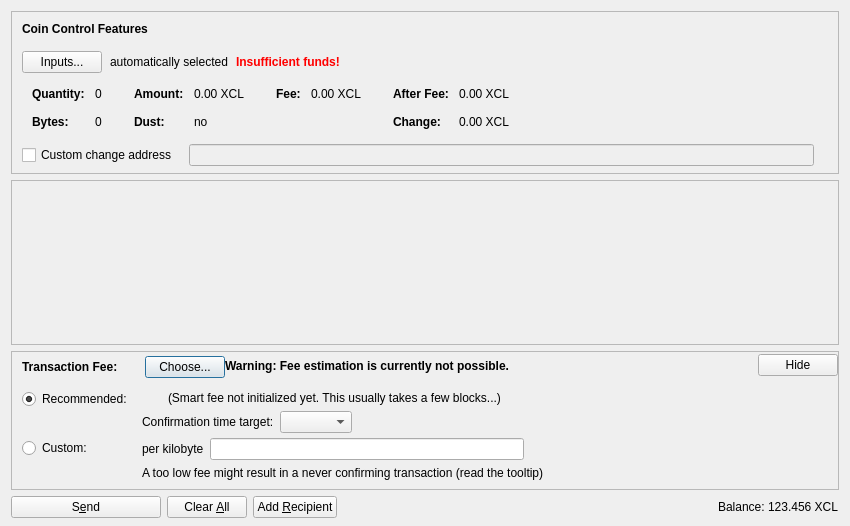
<?xml version="1.0" encoding="UTF-8"?>
<ui version="4.0">
 <class>SendCoinsDialog</class>
 <widget class="QDialog" name="SendCoinsDialog">
  <property name="geometry">
   <rect>
    <x>0</x>
    <y>0</y>
    <width>850</width>
    <height>526</height>
   </rect>
  </property>
  <property name="windowTitle">
   <string>Send Coins</string>
  </property>
  <layout class="QVBoxLayout" name="verticalLayout" stretch="0,1,0,0">
   <property name="bottomMargin">
    <number>8</number>
   </property>
   <item>
    <widget class="QFrame" name="frameCoinControl">
     <property name="sizePolicy">
      <sizepolicy hsizetype="Expanding" vsizetype="Expanding">
       <horstretch>0</horstretch>
       <verstretch>0</verstretch>
      </sizepolicy>
     </property>
     <property name="maximumSize">
      <size>
       <width>16777215</width>
       <height>16777215</height>
      </size>
     </property>
     <property name="frameShape">
      <enum>QFrame::StyledPanel</enum>
     </property>
     <property name="frameShadow">
      <enum>QFrame::Sunken</enum>
     </property>
     <layout class="QVBoxLayout" name="verticalLayoutCoinControl2">
      <property name="spacing">
       <number>0</number>
      </property>
      <property name="leftMargin">
       <number>0</number>
      </property>
      <property name="topMargin">
       <number>0</number>
      </property>
      <property name="rightMargin">
       <number>0</number>
      </property>
      <property name="bottomMargin">
       <number>6</number>
      </property>
      <item>
       <layout class="QVBoxLayout" name="verticalLayoutCoinControl" stretch="0,0,0,0,1">
        <property name="spacing">
         <number>0</number>
        </property>
        <property name="leftMargin">
         <number>10</number>
        </property>
        <property name="topMargin">
         <number>10</number>
        </property>
        <item>
         <layout class="QHBoxLayout" name="horizontalLayoutCoinControl1">
          <property name="bottomMargin">
           <number>15</number>
          </property>
          <item>
           <widget class="QLabel" name="labelCoinControlFeatures">
            <property name="sizePolicy">
             <sizepolicy hsizetype="Preferred" vsizetype="Maximum">
              <horstretch>0</horstretch>
              <verstretch>0</verstretch>
             </sizepolicy>
            </property>
            <property name="font">
             <font>
              <weight>75</weight>
              <bold>true</bold>
             </font>
            </property>
            <property name="styleSheet">
             <string notr="true">font-weight:bold;</string>
            </property>
            <property name="text">
             <string>Coin Control Features</string>
            </property>
           </widget>
          </item>
         </layout>
        </item>
        <item>
         <layout class="QHBoxLayout" name="horizontalLayoutCoinControl2" stretch="0,0,0,0">
          <property name="spacing">
           <number>8</number>
          </property>
          <property name="bottomMargin">
           <number>10</number>
          </property>
          <item>
           <widget class="QPushButton" name="pushButtonCoinControl">
            <property name="styleSheet">
             <string notr="true"/>
            </property>
            <property name="text">
             <string>Inputs...</string>
            </property>
            <property name="autoDefault">
             <bool>false</bool>
            </property>
           </widget>
          </item>
          <item>
           <widget class="QLabel" name="labelCoinControlAutomaticallySelected">
            <property name="text">
             <string>automatically selected</string>
            </property>
            <property name="margin">
             <number>5</number>
            </property>
           </widget>
          </item>
          <item>
           <widget class="QLabel" name="labelCoinControlInsuffFunds">
            <property name="font">
             <font>
              <weight>75</weight>
              <bold>true</bold>
             </font>
            </property>
            <property name="styleSheet">
             <string notr="true">color:red;font-weight:bold;</string>
            </property>
            <property name="text">
             <string>Insufficient funds!</string>
            </property>
            <property name="margin">
             <number>5</number>
            </property>
           </widget>
          </item>
          <item>
           <spacer name="horizontalSpacerCoinControl">
            <property name="orientation">
             <enum>Qt::Horizontal</enum>
            </property>
            <property name="sizeHint" stdset="0">
             <size>
              <width>40</width>
              <height>1</height>
             </size>
            </property>
           </spacer>
          </item>
         </layout>
        </item>
        <item>
         <widget class="QWidget" name="widgetCoinControl" native="true">
          <property name="sizePolicy">
           <sizepolicy hsizetype="Preferred" vsizetype="Preferred">
            <horstretch>0</horstretch>
            <verstretch>0</verstretch>
           </sizepolicy>
          </property>
          <property name="minimumSize">
           <size>
            <width>0</width>
            <height>0</height>
           </size>
          </property>
          <property name="styleSheet">
           <string notr="true"/>
          </property>
          <layout class="QHBoxLayout" name="horizontalLayoutCoinControl5">
           <property name="leftMargin">
            <number>0</number>
           </property>
           <property name="topMargin">
            <number>0</number>
           </property>
           <property name="rightMargin">
            <number>0</number>
           </property>
           <property name="bottomMargin">
            <number>0</number>
           </property>
           <item>
            <layout class="QHBoxLayout" name="horizontalLayoutCoinControl3" stretch="0,0,0,1">
             <property name="spacing">
              <number>20</number>
             </property>
             <property name="topMargin">
              <number>0</number>
             </property>
             <property name="bottomMargin">
              <number>10</number>
             </property>
             <item>
              <layout class="QFormLayout" name="formLayoutCoinControl1">
               <property name="horizontalSpacing">
                <number>10</number>
               </property>
               <property name="verticalSpacing">
                <number>14</number>
               </property>
               <property name="leftMargin">
                <number>10</number>
               </property>
               <property name="topMargin">
                <number>4</number>
               </property>
               <property name="rightMargin">
                <number>6</number>
               </property>
               <item row="0" column="0">
                <widget class="QLabel" name="labelCoinControlQuantityText">
                 <property name="font">
                  <font>
                   <weight>75</weight>
                   <bold>true</bold>
                  </font>
                 </property>
                 <property name="text">
                  <string>Quantity:</string>
                 </property>
                 <property name="margin">
                  <number>0</number>
                 </property>
                </widget>
               </item>
               <item row="0" column="1">
                <widget class="QLabel" name="labelCoinControlQuantity">
                 <property name="cursor">
                  <cursorShape>IBeamCursor</cursorShape>
                 </property>
                 <property name="contextMenuPolicy">
                  <enum>Qt::ActionsContextMenu</enum>
                 </property>
                 <property name="text">
                  <string notr="true">0</string>
                 </property>
                 <property name="margin">
                  <number>0</number>
                 </property>
                 <property name="textInteractionFlags">
                  <set>Qt::LinksAccessibleByMouse|Qt::TextSelectableByKeyboard|Qt::TextSelectableByMouse</set>
                 </property>
                </widget>
               </item>
               <item row="1" column="0">
                <widget class="QLabel" name="labelCoinControlBytesText">
                 <property name="font">
                  <font>
                   <weight>75</weight>
                   <bold>true</bold>
                  </font>
                 </property>
                 <property name="text">
                  <string>Bytes:</string>
                 </property>
                </widget>
               </item>
               <item row="1" column="1">
                <widget class="QLabel" name="labelCoinControlBytes">
                 <property name="cursor">
                  <cursorShape>IBeamCursor</cursorShape>
                 </property>
                 <property name="contextMenuPolicy">
                  <enum>Qt::ActionsContextMenu</enum>
                 </property>
                 <property name="text">
                  <string notr="true">0</string>
                 </property>
                 <property name="textInteractionFlags">
                  <set>Qt::LinksAccessibleByMouse|Qt::TextSelectableByKeyboard|Qt::TextSelectableByMouse</set>
                 </property>
                </widget>
               </item>
              </layout>
             </item>
             <item>
              <layout class="QFormLayout" name="formLayoutCoinControl2">
               <property name="horizontalSpacing">
                <number>10</number>
               </property>
               <property name="verticalSpacing">
                <number>14</number>
               </property>
               <property name="leftMargin">
                <number>6</number>
               </property>
               <property name="topMargin">
                <number>4</number>
               </property>
               <property name="rightMargin">
                <number>6</number>
               </property>
               <item row="0" column="0">
                <widget class="QLabel" name="labelCoinControlAmountText">
                 <property name="font">
                  <font>
                   <weight>75</weight>
                   <bold>true</bold>
                  </font>
                 </property>
                 <property name="text">
                  <string>Amount:</string>
                 </property>
                 <property name="margin">
                  <number>0</number>
                 </property>
                </widget>
               </item>
               <item row="0" column="1">
                <widget class="QLabel" name="labelCoinControlAmount">
                 <property name="cursor">
                  <cursorShape>IBeamCursor</cursorShape>
                 </property>
                 <property name="contextMenuPolicy">
                  <enum>Qt::ActionsContextMenu</enum>
                 </property>
                 <property name="text">
                  <string notr="true">0.00 XCL</string>
                 </property>
                 <property name="textInteractionFlags">
                  <set>Qt::LinksAccessibleByMouse|Qt::TextSelectableByKeyboard|Qt::TextSelectableByMouse</set>
                 </property>
                </widget>
               </item>
               <item row="1" column="0">
                <widget class="QLabel" name="labelCoinControlLowOutputText">
                 <property name="font">
                  <font>
                   <weight>75</weight>
                   <bold>true</bold>
                  </font>
                 </property>
                 <property name="text">
                  <string>Dust:</string>
                 </property>
                </widget>
               </item>
               <item row="1" column="1">
                <widget class="QLabel" name="labelCoinControlLowOutput">
                 <property name="cursor">
                  <cursorShape>IBeamCursor</cursorShape>
                 </property>
                 <property name="contextMenuPolicy">
                  <enum>Qt::ActionsContextMenu</enum>
                 </property>
                 <property name="text">
                  <string notr="true">no</string>
                 </property>
                 <property name="textInteractionFlags">
                  <set>Qt::LinksAccessibleByMouse|Qt::TextSelectableByKeyboard|Qt::TextSelectableByMouse</set>
                 </property>
                </widget>
               </item>
              </layout>
             </item>
             <item>
              <layout class="QFormLayout" name="formLayoutCoinControl3">
               <property name="horizontalSpacing">
                <number>10</number>
               </property>
               <property name="verticalSpacing">
                <number>14</number>
               </property>
               <property name="leftMargin">
                <number>6</number>
               </property>
               <property name="topMargin">
                <number>4</number>
               </property>
               <property name="rightMargin">
                <number>6</number>
               </property>
               <item row="0" column="0">
                <widget class="QLabel" name="labelCoinControlFeeText">
                 <property name="font">
                  <font>
                   <weight>75</weight>
                   <bold>true</bold>
                  </font>
                 </property>
                 <property name="text">
                  <string>Fee:</string>
                 </property>
                 <property name="margin">
                  <number>0</number>
                 </property>
                </widget>
               </item>
               <item row="0" column="1">
                <widget class="QLabel" name="labelCoinControlFee">
                 <property name="cursor">
                  <cursorShape>IBeamCursor</cursorShape>
                 </property>
                 <property name="contextMenuPolicy">
                  <enum>Qt::ActionsContextMenu</enum>
                 </property>
                 <property name="text">
                  <string notr="true">0.00 XCL</string>
                 </property>
                 <property name="textInteractionFlags">
                  <set>Qt::LinksAccessibleByMouse|Qt::TextSelectableByKeyboard|Qt::TextSelectableByMouse</set>
                 </property>
                </widget>
               </item>
              </layout>
             </item>
             <item>
              <layout class="QFormLayout" name="formLayoutCoinControl4">
               <property name="horizontalSpacing">
                <number>10</number>
               </property>
               <property name="verticalSpacing">
                <number>14</number>
               </property>
               <property name="leftMargin">
                <number>6</number>
               </property>
               <property name="topMargin">
                <number>4</number>
               </property>
               <property name="rightMargin">
                <number>6</number>
               </property>
               <item row="0" column="0">
                <widget class="QLabel" name="labelCoinControlAfterFeeText">
                 <property name="font">
                  <font>
                   <weight>75</weight>
                   <bold>true</bold>
                  </font>
                 </property>
                 <property name="text">
                  <string>After Fee:</string>
                 </property>
                 <property name="margin">
                  <number>0</number>
                 </property>
                </widget>
               </item>
               <item row="0" column="1">
                <widget class="QLabel" name="labelCoinControlAfterFee">
                 <property name="cursor">
                  <cursorShape>IBeamCursor</cursorShape>
                 </property>
                 <property name="contextMenuPolicy">
                  <enum>Qt::ActionsContextMenu</enum>
                 </property>
                 <property name="text">
                  <string notr="true">0.00 XCL</string>
                 </property>
                 <property name="textInteractionFlags">
                  <set>Qt::LinksAccessibleByMouse|Qt::TextSelectableByKeyboard|Qt::TextSelectableByMouse</set>
                 </property>
                </widget>
               </item>
               <item row="1" column="0">
                <widget class="QLabel" name="labelCoinControlChangeText">
                 <property name="font">
                  <font>
                   <weight>75</weight>
                   <bold>true</bold>
                  </font>
                 </property>
                 <property name="text">
                  <string>Change:</string>
                 </property>
                </widget>
               </item>
               <item row="1" column="1">
                <widget class="QLabel" name="labelCoinControlChange">
                 <property name="cursor">
                  <cursorShape>IBeamCursor</cursorShape>
                 </property>
                 <property name="contextMenuPolicy">
                  <enum>Qt::ActionsContextMenu</enum>
                 </property>
                 <property name="text">
                  <string notr="true">0.00 XCL</string>
                 </property>
                 <property name="textInteractionFlags">
                  <set>Qt::LinksAccessibleByMouse|Qt::TextSelectableByKeyboard|Qt::TextSelectableByMouse</set>
                 </property>
                </widget>
               </item>
              </layout>
             </item>
            </layout>
           </item>
          </layout>
         </widget>
        </item>
        <item>
         <layout class="QHBoxLayout" name="horizontalLayoutCoinControl4" stretch="0,0,0">
          <property name="spacing">
           <number>12</number>
          </property>
          <property name="sizeConstraint">
           <enum>QLayout::SetDefaultConstraint</enum>
          </property>
          <property name="topMargin">
           <number>5</number>
          </property>
          <property name="rightMargin">
           <number>5</number>
          </property>
          <item>
           <widget class="QCheckBox" name="checkBoxCoinControlChange">
            <property name="toolTip">
             <string>If this is activated, but the change address is empty or invalid, change will be sent to a newly generated address.</string>
            </property>
            <property name="text">
             <string>Custom change address</string>
            </property>
           </widget>
          </item>
          <item>
           <widget class="QValidatedLineEdit" name="lineEditCoinControlChange">
            <property name="enabled">
             <bool>false</bool>
            </property>
            <property name="sizePolicy">
             <sizepolicy hsizetype="Expanding" vsizetype="Fixed">
              <horstretch>0</horstretch>
              <verstretch>0</verstretch>
             </sizepolicy>
            </property>
           </widget>
          </item>
          <item>
           <widget class="QLabel" name="labelCoinControlChangeLabel">
            <property name="sizePolicy">
             <sizepolicy hsizetype="Preferred" vsizetype="Expanding">
              <horstretch>0</horstretch>
              <verstretch>0</verstretch>
             </sizepolicy>
            </property>
            <property name="minimumSize">
             <size>
              <width>0</width>
              <height>0</height>
             </size>
            </property>
            <property name="text">
             <string/>
            </property>
            <property name="margin">
             <number>3</number>
            </property>
           </widget>
          </item>
         </layout>
        </item>
        <item>
         <spacer name="verticalSpacerCoinControl">
          <property name="orientation">
           <enum>Qt::Vertical</enum>
          </property>
          <property name="sizeHint" stdset="0">
           <size>
            <width>800</width>
            <height>1</height>
           </size>
          </property>
         </spacer>
        </item>
       </layout>
      </item>
     </layout>
    </widget>
   </item>
   <item>
    <widget class="QScrollArea" name="scrollArea">
     <property name="widgetResizable">
      <bool>true</bool>
     </property>
     <widget class="QWidget" name="scrollAreaWidgetContents">
      <property name="geometry">
       <rect>
        <x>0</x>
        <y>0</y>
        <width>830</width>
        <height>104</height>
       </rect>
      </property>
      <layout class="QVBoxLayout" name="verticalLayout_2" stretch="0,1">
       <property name="leftMargin">
        <number>0</number>
       </property>
       <property name="topMargin">
        <number>0</number>
       </property>
       <property name="rightMargin">
        <number>0</number>
       </property>
       <property name="bottomMargin">
        <number>0</number>
       </property>
       <item>
        <layout class="QVBoxLayout" name="entries">
         <property name="spacing">
          <number>6</number>
         </property>
        </layout>
       </item>
       <item>
        <spacer name="verticalSpacer">
         <property name="orientation">
          <enum>Qt::Vertical</enum>
         </property>
         <property name="sizeHint" stdset="0">
          <size>
           <width>20</width>
           <height>40</height>
          </size>
         </property>
        </spacer>
       </item>
      </layout>
     </widget>
    </widget>
   </item>
   <item>
    <widget class="QFrame" name="frameFee">
     <property name="sizePolicy">
      <sizepolicy hsizetype="Expanding" vsizetype="Expanding">
       <horstretch>0</horstretch>
       <verstretch>0</verstretch>
      </sizepolicy>
     </property>
     <property name="maximumSize">
      <size>
       <width>16777215</width>
       <height>16777215</height>
      </size>
     </property>
     <property name="frameShape">
      <enum>QFrame::StyledPanel</enum>
     </property>
     <property name="frameShadow">
      <enum>QFrame::Sunken</enum>
     </property>
     <layout class="QVBoxLayout" name="verticalLayoutFee1">
      <property name="spacing">
       <number>0</number>
      </property>
      <property name="leftMargin">
       <number>0</number>
      </property>
      <property name="topMargin">
       <number>0</number>
      </property>
      <property name="rightMargin">
       <number>0</number>
      </property>
      <property name="bottomMargin">
       <number>0</number>
      </property>
      <item>
       <layout class="QVBoxLayout" name="verticalLayoutFee2" stretch="0,0,0">
        <property name="spacing">
         <number>0</number>
        </property>
        <property name="leftMargin">
         <number>10</number>
        </property>
        <property name="topMargin">
         <number>0</number>
        </property>
        <item>
         <layout class="QHBoxLayout" name="horizontalLayoutFee1">
          <property name="bottomMargin">
           <number>0</number>
          </property>
          <item>
           <layout class="QVBoxLayout" name="verticalLayoutFee7">
            <property name="spacing">
             <number>0</number>
            </property>
            <item>
             <spacer name="verticalSpacerSmartFee">
              <property name="orientation">
               <enum>Qt::Vertical</enum>
              </property>
              <property name="sizeType">
               <enum>QSizePolicy::Fixed</enum>
              </property>
              <property name="sizeHint" stdset="0">
               <size>
                <width>1</width>
                <height>4</height>
               </size>
              </property>
             </spacer>
            </item>
            <item>
             <layout class="QHBoxLayout" name="horizontalLayoutSmartFee">
              <property name="spacing">
               <number>10</number>
              </property>
              <item>
               <widget class="QLabel" name="labelFeeHeadline">
                <property name="sizePolicy">
                 <sizepolicy hsizetype="Preferred" vsizetype="Maximum">
                  <horstretch>0</horstretch>
                  <verstretch>0</verstretch>
                 </sizepolicy>
                </property>
                <property name="font">
                 <font>
                  <weight>75</weight>
                  <bold>true</bold>
                 </font>
                </property>
                <property name="styleSheet">
                 <string notr="true">font-weight:bold;</string>
                </property>
                <property name="text">
                 <string>Transaction Fee:</string>
                </property>
               </widget>
              </item>
              <item>
               <widget class="QLabel" name="labelFeeMinimized">
                <property name="text">
                 <string/>
                </property>
               </widget>
              </item>
              <item>
               <widget class="QPushButton" name="buttonChooseFee">
                <property name="text">
                 <string>Choose...</string>
                </property>
               </widget>
              </item>
             </layout>
            </item>
            <item>
             <spacer name="verticalSpacer_5">
              <property name="orientation">
               <enum>Qt::Vertical</enum>
              </property>
              <property name="sizeHint" stdset="0">
               <size>
                <width>1</width>
                <height>1</height>
               </size>
              </property>
             </spacer>
            </item>
           </layout>
          </item>
          <item>
           <widget class="QLabel" name="fallbackFeeWarningLabel">
            <property name="toolTip">
             <string>Using the fallbackfee can result in sending a transaction that will take several hours or days (or never) to confirm. Consider choosing your fee manually or wait until you have validated the complete chain.</string>
            </property>
            <property name="font">
            <font>
                <weight>75</weight>
                <bold>true</bold>
            </font>
            </property>
            <property name="text">
             <string>Warning: Fee estimation is currently not possible.</string>
            </property>
            <property name="wordWrap">
             <bool>false</bool>
            </property>
           </widget>
          </item>
          <item>
           <spacer name="horizontalSpacer_4">
            <property name="orientation">
             <enum>Qt::Horizontal</enum>
            </property>
            <property name="sizeType">
             <enum>QSizePolicy::MinimumExpanding</enum>
            </property>
            <property name="sizeHint" stdset="0">
             <size>
              <width>40</width>
              <height>20</height>
             </size>
            </property>
           </spacer>
          </item>
          <item>
           <widget class="QPushButton" name="buttonMinimizeFee">
            <property name="toolTip">
             <string>collapse fee-settings</string>
            </property>
            <property name="text">
             <string>Hide</string>
            </property>
           </widget>
          </item>
         </layout>
        </item>
        <item>
         <widget class="QFrame" name="frameFeeSelection">
          <layout class="QVBoxLayout" name="verticalLayoutFee12">
           <property name="spacing">
            <number>0</number>
           </property>
           <property name="leftMargin">
            <number>0</number>
           </property>
           <property name="topMargin">
            <number>0</number>
           </property>
           <property name="rightMargin">
            <number>0</number>
           </property>
           <property name="bottomMargin">
            <number>0</number>
           </property>
           <item>
            <layout class="QGridLayout" name="gridLayoutFee">
             <property name="topMargin">
              <number>10</number>
             </property>
             <property name="bottomMargin">
              <number>4</number>
             </property>
             <property name="horizontalSpacing">
              <number>10</number>
             </property>
             <property name="verticalSpacing">
              <number>4</number>
             </property>
             <item row="1" column="1">
              <layout class="QVBoxLayout" name="verticalLayoutFee8">
               <property name="spacing">
                <number>6</number>
               </property>
               <item>
                <layout class="QHBoxLayout" name="horizontalLayoutFee13">
                 <item>
                  <widget class="QLabel" name="labelCustomPerKilobyte">
                   <property name="toolTip">
                    <string>Specify a custom fee per kB (1,000 bytes) of the transaction's virtual size.

Note:  Since the fee is calculated on a per-byte basis, a fee of "100 satoshis per kB" for a transaction size of 500 bytes (half of 1 kB) would ultimately yield a fee of only 50 satoshis.</string>
                   </property>
                   <property name="text">
                    <string>per kilobyte</string>
                   </property>
                  </widget>
                 </item>
                 <item>
                  <widget class="BitcoinAmountField" name="customFee"/>
                 </item>
                 <item>
                  <spacer name="horizontalSpacer_6">
                   <property name="orientation">
                    <enum>Qt::Horizontal</enum>
                   </property>
                   <property name="sizeHint" stdset="0">
                    <size>
                     <width>1</width>
                     <height>1</height>
                    </size>
                   </property>
                  </spacer>
                 </item>
                </layout>
               </item>
               <item>
                <layout class="QHBoxLayout" name="horizontalLayoutFee8">
                 <item>
                  <widget class="QLabel" name="labelCustomFeeWarning">
                   <property name="enabled">
                    <bool>true</bool>
                   </property>
                   <property name="toolTip">
                    <string>When there is less transaction volume than space in the blocks, miners as well as relaying nodes may enforce a minimum fee. Paying only this minimum fee is just fine, but be aware that this can result in a never confirming transaction once there is more demand for constella transactions than the network can process.</string>
                   </property>
                   <property name="text">
                    <string>A too low fee might result in a never confirming transaction (read the tooltip)</string>
                   </property>
                  </widget>
                 </item>
                 <item>
                  <spacer name="horizontalSpacer_2">
                   <property name="orientation">
                    <enum>Qt::Horizontal</enum>
                   </property>
                   <property name="sizeHint" stdset="0">
                    <size>
                     <width>1</width>
                     <height>1</height>
                    </size>
                   </property>
                  </spacer>
                 </item>
                </layout>
               </item>
              </layout>
             </item>
             <item row="0" column="0">
              <layout class="QVBoxLayout" name="verticalLayoutFee4" stretch="0,1">
               <item>
                <widget class="QRadioButton" name="radioSmartFee">
                 <property name="text">
                  <string>Recommended:</string>
                 </property>
                 <property name="checked">
                  <bool>true</bool>
                 </property>
                 <attribute name="buttonGroup">
                  <string notr="true">groupFee</string>
                 </attribute>
                </widget>
               </item>
               <item>
                <spacer name="verticalSpacer_2">
                 <property name="orientation">
                  <enum>Qt::Vertical</enum>
                 </property>
                 <property name="sizeHint" stdset="0">
                  <size>
                   <width>1</width>
                   <height>1</height>
                  </size>
                 </property>
                </spacer>
               </item>
              </layout>
             </item>
             <item row="1" column="0">
              <layout class="QVBoxLayout" name="verticalLayoutFee9" stretch="0,1">
               <item>
                <widget class="QRadioButton" name="radioCustomFee">
                 <property name="text">
                  <string>Custom:</string>
                 </property>
                 <attribute name="buttonGroup">
                  <string notr="true">groupFee</string>
                 </attribute>
                </widget>
               </item>
               <item>
                <spacer name="verticalSpacer_6">
                 <property name="orientation">
                  <enum>Qt::Vertical</enum>
                 </property>
                 <property name="sizeHint" stdset="0">
                  <size>
                   <width>1</width>
                   <height>1</height>
                  </size>
                 </property>
                </spacer>
               </item>
              </layout>
             </item>
             <item row="0" column="1">
              <layout class="QVBoxLayout" name="verticalLayoutFee3" stretch="0,0,1">
               <property name="spacing">
                <number>6</number>
               </property>
               <property name="topMargin">
                <number>2</number>
               </property>
               <item>
                <layout class="QHBoxLayout" name="horizontalLayoutFee12">
                 <item>
                  <widget class="QLabel" name="labelSmartFee">
                   <property name="text">
                    <string/>
                   </property>
                  </widget>
                 </item>
                 <item>
                  <widget class="QLabel" name="labelFeeEstimation">
                   <property name="text">
                    <string/>
                   </property>
                  </widget>
                 </item>
                 <item>
                  <widget class="QLabel" name="labelSmartFee2">
                   <property name="text">
                    <string>(Smart fee not initialized yet. This usually takes a few blocks...)</string>
                   </property>
                  </widget>
                 </item>
                 <item>
                  <spacer name="horizontalSpacer_5">
                   <property name="orientation">
                    <enum>Qt::Horizontal</enum>
                   </property>
                   <property name="sizeHint" stdset="0">
                    <size>
                     <width>1</width>
                     <height>1</height>
                    </size>
                   </property>
                  </spacer>
                 </item>
                </layout>
               </item>
               <item>
                <layout class="QHBoxLayout" name="horizontalLayoutFee9">
                 <item>
                  <layout class="QVBoxLayout" name="verticalLayoutFee6">
                   <item>
                    <widget class="QLabel" name="labelSmartFee3">
                     <property name="text">
                      <string>Confirmation time target:</string>
                     </property>
                    </widget>
                   </item>
                  </layout>
                 </item>
                 <item>
                  <layout class="QVBoxLayout" name="verticalLayoutFee5">
                   <property name="rightMargin">
                    <number>30</number>
                   </property>
                   <item>
                    <layout class="QHBoxLayout" name="horizontalLayoutConfTarget">
                     <property name="bottomMargin">
                      <number>0</number>
                     </property>
                     <item>
                      <widget class="QComboBox" name="confTargetSelector"/>
                     </item>
                     <item>
                      <spacer name="horizontalSpacerConfTarget">
                       <property name="orientation">
                        <enum>Qt::Horizontal</enum>
                       </property>
                       <property name="sizeHint" stdset="0">
                        <size>
                         <width>40</width>
                         <height>20</height>
                        </size>
                       </property>
                      </spacer>
                     </item>
                    </layout>
                   </item>
                  </layout>
                 </item>
                </layout>
               </item>
               <item>
                <spacer name="verticalSpacer_4">
                 <property name="orientation">
                  <enum>Qt::Vertical</enum>
                 </property>
                 <property name="sizeHint" stdset="0">
                  <size>
                   <width>1</width>
                   <height>1</height>
                  </size>
                 </property>
                </spacer>
               </item>
              </layout>
             </item>
            </layout>
           </item>
          </layout>
         </widget>
        </item>
        <item>
         <spacer name="verticalSpacerFee">
          <property name="orientation">
           <enum>Qt::Vertical</enum>
          </property>
          <property name="sizeHint" stdset="0">
           <size>
            <width>40</width>
            <height>5</height>
           </size>
          </property>
         </spacer>
        </item>
       </layout>
      </item>
     </layout>
    </widget>
   </item>
   <item>
    <layout class="QHBoxLayout" name="horizontalLayout">
     <item>
      <widget class="QPushButton" name="sendButton">
       <property name="minimumSize">
        <size>
         <width>150</width>
         <height>0</height>
        </size>
       </property>
       <property name="toolTip">
        <string>Confirm the send action</string>
       </property>
       <property name="text">
        <string>S&amp;end</string>
       </property>
       <property name="icon">
        <iconset resource="../bitcoin.qrc">
         <normaloff>:/icons/send</normaloff>:/icons/send</iconset>
       </property>
       <property name="autoDefault">
        <bool>false</bool>
       </property>
       <property name="default">
        <bool>false</bool>
       </property>
      </widget>
     </item>
     <item>
      <widget class="QPushButton" name="clearButton">
       <property name="sizePolicy">
        <sizepolicy hsizetype="Minimum" vsizetype="Fixed">
         <horstretch>0</horstretch>
         <verstretch>0</verstretch>
        </sizepolicy>
       </property>
       <property name="toolTip">
        <string>Clear all fields of the form.</string>
       </property>
       <property name="text">
        <string>Clear &amp;All</string>
       </property>
       <property name="icon">
        <iconset resource="../bitcoin.qrc">
         <normaloff>:/icons/remove</normaloff>:/icons/remove</iconset>
       </property>
       <property name="autoDefault">
        <bool>false</bool>
       </property>
      </widget>
     </item>
     <item>
      <widget class="QPushButton" name="addButton">
       <property name="toolTip">
        <string>Send to multiple recipients at once</string>
       </property>
       <property name="text">
        <string>Add &amp;Recipient</string>
       </property>
       <property name="icon">
        <iconset resource="../bitcoin.qrc">
         <normaloff>:/icons/add</normaloff>:/icons/add</iconset>
       </property>
       <property name="autoDefault">
        <bool>false</bool>
       </property>
      </widget>
     </item>
     <item>
      <spacer name="horizontalSpacer">
       <property name="orientation">
        <enum>Qt::Horizontal</enum>
       </property>
       <property name="sizeHint" stdset="0">
        <size>
         <width>40</width>
         <height>20</height>
        </size>
       </property>
      </spacer>
     </item>
     <item>
      <layout class="QHBoxLayout" name="horizontalLayout_2">
       <property name="spacing">
        <number>3</number>
       </property>
       <item>
        <widget class="QLabel" name="label">
         <property name="sizePolicy">
          <sizepolicy hsizetype="Preferred" vsizetype="Fixed">
           <horstretch>0</horstretch>
           <verstretch>0</verstretch>
          </sizepolicy>
         </property>
         <property name="text">
          <string>Balance:</string>
         </property>
        </widget>
       </item>
       <item>
        <widget class="QLabel" name="labelBalance">
         <property name="sizePolicy">
          <sizepolicy hsizetype="Preferred" vsizetype="Fixed">
           <horstretch>0</horstretch>
           <verstretch>0</verstretch>
          </sizepolicy>
         </property>
         <property name="cursor">
          <cursorShape>IBeamCursor</cursorShape>
         </property>
         <property name="text">
          <string notr="true">123.456 XCL</string>
         </property>
         <property name="textInteractionFlags">
          <set>Qt::LinksAccessibleByMouse|Qt::TextSelectableByKeyboard|Qt::TextSelectableByMouse</set>
         </property>
        </widget>
       </item>
      </layout>
     </item>
    </layout>
   </item>
  </layout>
 </widget>
 <customwidgets>
  <customwidget>
   <class>QValidatedLineEdit</class>
   <extends>QLineEdit</extends>
   <header>qt/qvalidatedlineedit.h</header>
  </customwidget>
  <customwidget>
   <class>BitcoinAmountField</class>
   <extends>QLineEdit</extends>
   <header>qt/bitcoinamountfield.h</header>
   <container>1</container>
  </customwidget>
 </customwidgets>
 <resources>
  <include location="../bitcoin.qrc"/>
 </resources>
 <connections/>
 <buttongroups>
  <buttongroup name="groupFee"/>
 </buttongroups>
</ui>
